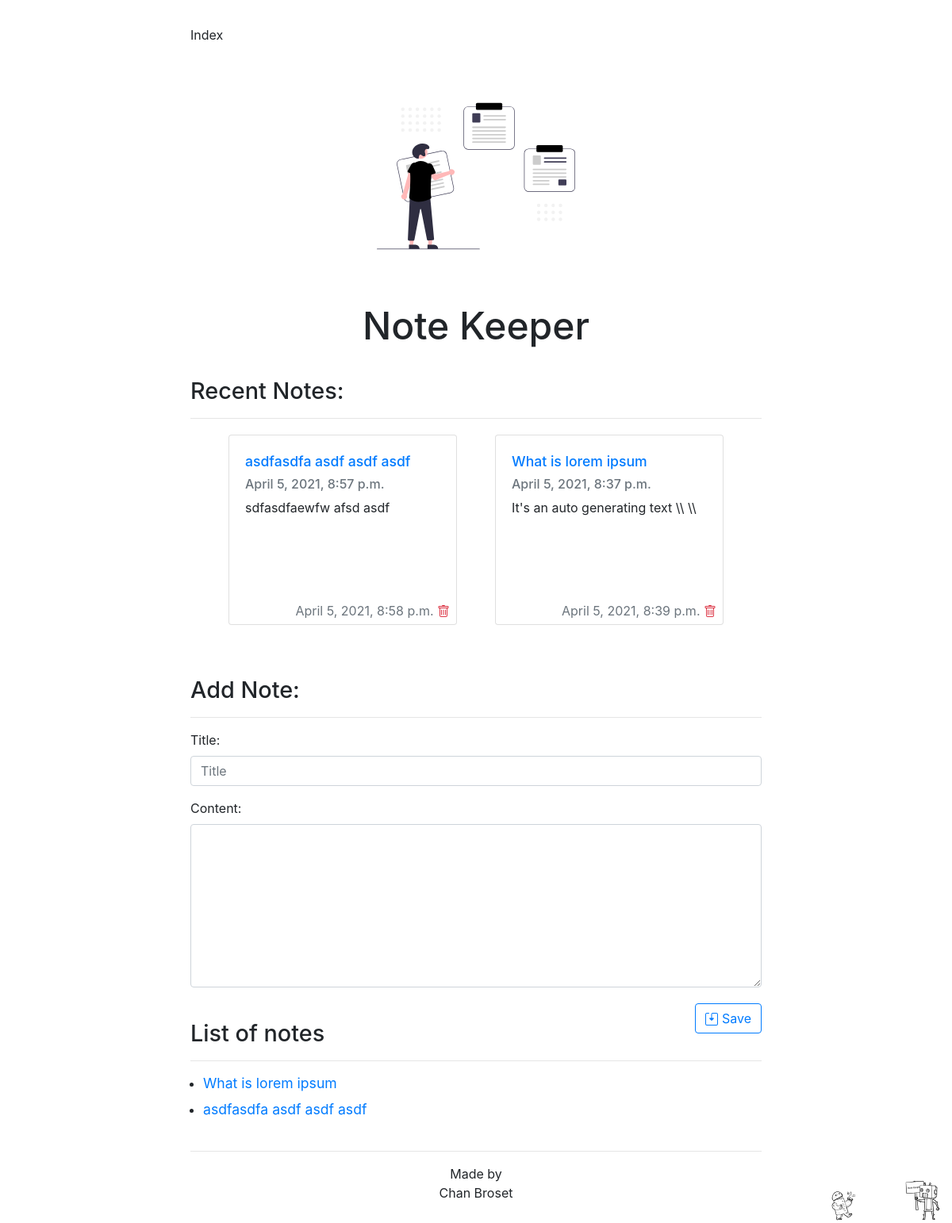
Before: /note_keeper/ (signed in) with the older database file.
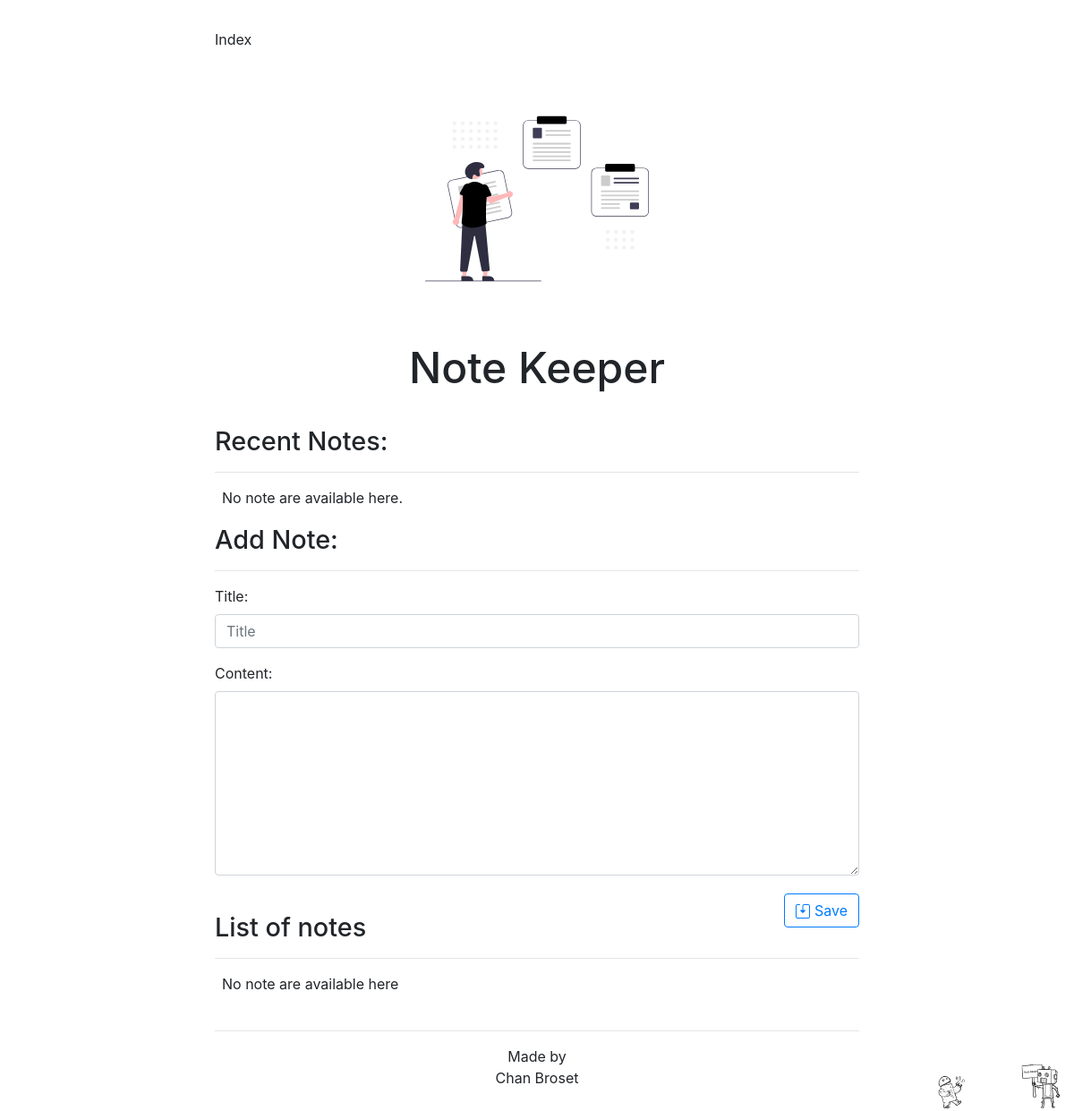
After: the same page with the newer database file.
### note_keeper/models.py (models this page shows, shortened)
class Note(models.Model):
    title = models.CharField(max_length=200, primary_key=True)
    user = models.ForeignKey(User, on_delete=models.CASCADE)
    content = models.TextField()
    modify_date = models.DateTimeField('date published', auto_now_add=True)
    doc = models.DateTimeField('date published', auto_now_add=True)

### note_keeper/views.py (the view)
# urls.py: path('', views.IndexView.as_view(), name='index'),
class IndexView(LoginRequiredMixin, generic.ListView):
    login_url = '/accounts/login/'
    template_name = 'note_keeper/index.html'
    context_object_name = 'latest_note_list'
    def get_queryset(self):
        return Note.objects.filter(user=self.request.user).filter(modify_date__lte=timezone.now()).order_by('-modify_date')[:3]
    def get_context_data(self, **kwargs):
        context = super(IndexView, self).get_context_data(**kwargs)
        context['all_note'] = Note.objects.filter(user=self.request.user).all()
        return context

### note_keeper/backup/templates/note_keeper/index.html (shortened to what this page needs)
{% extends "note_keeper/base.html" %}
{% block mainbody %}
	<h2 class="margin-top">Recent Notes: </h2>
	<hr />
	 {% if latest_note_list %}
		<div class="flex-container" style="justify-content: center">
		{% for note in latest_note_list %}
			<div class="flex-item mx-4 m-1" style="height: 250px">
				<div class="card" style="width: 18rem; height: 15rem">
					<div class="card-body">
						<h5 class="card-title"><a href="{% url 'note_keeper:note' note.title %}">{{ note.title }}</a></h5>
						<h6 class="card-subtitle mb-2 text-muted"> {{ note.doc }} </h6>
						<p class="card-text">{{ note.content | truncatewords:10 }} </p>
					</div>
					<div class="my-1 mx-2 justify-content-end">
					<div class="text-right">
					<span class="text-muted">
						{% if note.modify_date > note.doc %} {{ note.modify_date }} {% else %} No changes {% endif %}
					</span>
						<a href="{% url 'note_keeper:delete_note' note.title %}" class="text-danger card-link text-right">
						</a>
					</div>
					</div>
				</div>
			</div>
		{% endfor %}
		</div>
	{% else %}
	<ul>
		<p> No note are available here. </p>
	</ul>
	{% endif %}
 <h2> Add Note: </h2>
<hr />
<form action="{% url 'note_keeper:create_note' %}" method="post">
 <div class="form-group">
    <label for="title">Title:</label>
    <input required="required" type="text" class="form-control" id="title" name="title" placeholder="Title">
  </div>
  <div class="form-group">
    <label for="content">Content: </label>
    <textarea required="required" class="form-control" id="content" name="content" rows="8"></textarea>
  </div>
  <button class="my-1 btn btn-outline-primary float-right" type="submit">
Save
</button>
</form>
	<h2 class="margin-top"> List of notes </h2>
	<hr />
	<ul>
		{% for note in all_note %}
		<li><a href="{% url 'note_keeper:note' note.title %}"> {{ note.title }} </a></li>
		{% empty %}
		 No note are available here
		{% endfor %}
	</ul>
{% endblock %}

Changed rows visible on the page:
removed Note: title "asdfasdfa asdf asdf asdf", doc "April 5, 2021, 8:57 p.m.", content "sdfasdfaewfw afsd asdf", modify_date "April 5, 2021, 8:58 p.m."
removed Note: title "What is lorem ipsum", doc "April 5, 2021, 8:37 p.m.", content "It's an auto generating text \\\\ \\\\", modify_date "April 5, 2021, 8:39 p.m."
Other visible differences:
text now shown: "No note are available here. No note are available here"
